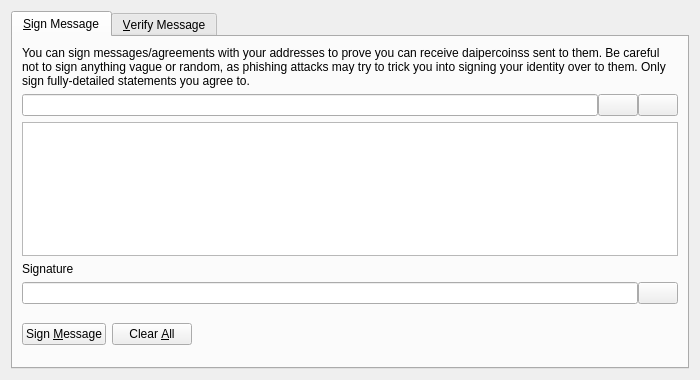
<?xml version="1.0" encoding="UTF-8"?>
<ui version="4.0">
 <class>SignVerifyMessageDialog</class>
 <widget class="QDialog" name="SignVerifyMessageDialog">
  <property name="geometry">
   <rect>
    <x>0</x>
    <y>0</y>
    <width>700</width>
    <height>380</height>
   </rect>
  </property>
  <property name="windowTitle">
   <string>Signatures - Sign / Verify a Message</string>
  </property>
  <property name="modal">
   <bool>true</bool>
  </property>
  <layout class="QVBoxLayout" name="verticalLayout">
   <item>
    <widget class="QTabWidget" name="tabWidget">
     <property name="currentIndex">
      <number>0</number>
     </property>
     <widget class="QWidget" name="tabSignMessage">
      <attribute name="title">
       <string>&amp;Sign Message</string>
      </attribute>
      <layout class="QVBoxLayout" name="verticalLayout_SM">
       <item>
        <widget class="QLabel" name="infoLabel_SM">
         <property name="text">
          <string>You can sign messages/agreements with your addresses to prove you can receive daipercoinss sent to them. Be careful not to sign anything vague or random, as phishing attacks may try to trick you into signing your identity over to them. Only sign fully-detailed statements you agree to.</string>
         </property>
         <property name="textFormat">
          <enum>Qt::PlainText</enum>
         </property>
         <property name="wordWrap">
          <bool>true</bool>
         </property>
        </widget>
       </item>
       <item>
        <layout class="QHBoxLayout" name="horizontalLayout_1_SM">
         <property name="spacing">
          <number>0</number>
         </property>
         <item>
          <widget class="QValidatedLineEdit" name="addressIn_SM">
           <property name="toolTip">
            <string>The Daipercoins address to sign the message with</string>
           </property>
          </widget>
         </item>
         <item>
          <widget class="QPushButton" name="addressBookButton_SM">
           <property name="toolTip">
            <string>Choose previously used address</string>
           </property>
           <property name="text">
            <string/>
           </property>
           <property name="icon">
            <iconset resource="../bitcoin.qrc">
             <normaloff>:/icons/address-book</normaloff>:/icons/address-book</iconset>
           </property>
           <property name="shortcut">
            <string>Alt+A</string>
           </property>
           <property name="autoDefault">
            <bool>false</bool>
           </property>
          </widget>
         </item>
         <item>
          <widget class="QPushButton" name="pasteButton_SM">
           <property name="toolTip">
            <string>Paste address from clipboard</string>
           </property>
           <property name="text">
            <string/>
           </property>
           <property name="icon">
            <iconset resource="../bitcoin.qrc">
             <normaloff>:/icons/editpaste</normaloff>:/icons/editpaste</iconset>
           </property>
           <property name="shortcut">
            <string>Alt+P</string>
           </property>
           <property name="autoDefault">
            <bool>false</bool>
           </property>
          </widget>
         </item>
        </layout>
       </item>
       <item>
        <widget class="QPlainTextEdit" name="messageIn_SM">
         <property name="toolTip">
          <string>Enter the message you want to sign here</string>
         </property>
        </widget>
       </item>
       <item>
        <widget class="QLabel" name="signatureLabel_SM">
         <property name="text">
          <string>Signature</string>
         </property>
         <property name="textFormat">
          <enum>Qt::PlainText</enum>
         </property>
        </widget>
       </item>
       <item>
        <layout class="QHBoxLayout" name="horizontalLayout_2_SM">
         <property name="spacing">
          <number>0</number>
         </property>
         <item>
          <widget class="QLineEdit" name="signatureOut_SM">
           <property name="font">
            <font>
             <italic>true</italic>
            </font>
           </property>
           <property name="readOnly">
            <bool>true</bool>
           </property>
          </widget>
         </item>
         <item>
          <widget class="QPushButton" name="copySignatureButton_SM">
           <property name="toolTip">
            <string>Copy the current signature to the system clipboard</string>
           </property>
           <property name="text">
            <string/>
           </property>
           <property name="icon">
            <iconset resource="../bitcoin.qrc">
             <normaloff>:/icons/editcopy</normaloff>:/icons/editcopy</iconset>
           </property>
           <property name="autoDefault">
            <bool>false</bool>
           </property>
          </widget>
         </item>
        </layout>
       </item>
       <item>
        <layout class="QHBoxLayout" name="horizontalLayout_3_SM">
         <item>
          <widget class="QPushButton" name="signMessageButton_SM">
           <property name="toolTip">
            <string>Sign the message to prove you own this Daipercoins address</string>
           </property>
           <property name="text">
            <string>Sign &amp;Message</string>
           </property>
           <property name="icon">
            <iconset resource="../bitcoin.qrc">
             <normaloff>:/icons/edit</normaloff>:/icons/edit</iconset>
           </property>
           <property name="autoDefault">
            <bool>false</bool>
           </property>
          </widget>
         </item>
         <item>
          <widget class="QPushButton" name="clearButton_SM">
           <property name="toolTip">
            <string>Reset all sign message fields</string>
           </property>
           <property name="text">
            <string>Clear &amp;All</string>
           </property>
           <property name="icon">
            <iconset resource="../bitcoin.qrc">
             <normaloff>:/icons/remove</normaloff>:/icons/remove</iconset>
           </property>
           <property name="autoDefault">
            <bool>false</bool>
           </property>
          </widget>
         </item>
         <item>
          <spacer name="horizontalSpacer_1_SM">
           <property name="orientation">
            <enum>Qt::Horizontal</enum>
           </property>
           <property name="sizeHint" stdset="0">
            <size>
             <width>40</width>
             <height>48</height>
            </size>
           </property>
          </spacer>
         </item>
         <item>
          <widget class="QLabel" name="statusLabel_SM">
           <property name="font">
            <font>
             <weight>75</weight>
             <bold>true</bold>
            </font>
           </property>
           <property name="text">
            <string/>
           </property>
           <property name="wordWrap">
            <bool>true</bool>
           </property>
          </widget>
         </item>
         <item>
          <spacer name="horizontalSpacer_2_SM">
           <property name="orientation">
            <enum>Qt::Horizontal</enum>
           </property>
           <property name="sizeHint" stdset="0">
            <size>
             <width>40</width>
             <height>48</height>
            </size>
           </property>
          </spacer>
         </item>
        </layout>
       </item>
      </layout>
     </widget>
     <widget class="QWidget" name="tabVerifyMessage">
      <attribute name="title">
       <string>&amp;Verify Message</string>
      </attribute>
      <layout class="QVBoxLayout" name="verticalLayout_VM">
       <item>
        <widget class="QLabel" name="infoLabel_VM">
         <property name="text">
          <string>Enter the receiver's address, message (ensure you copy line breaks, spaces, tabs, etc. exactly) and signature below to verify the message. Be careful not to read more into the signature than what is in the signed message itself, to avoid being tricked by a man-in-the-middle attack. Note that this only proves the signing party receives with the address, it cannot prove sendership of any transaction!</string>
         </property>
         <property name="textFormat">
          <enum>Qt::PlainText</enum>
         </property>
         <property name="alignment">
          <set>Qt::AlignLeading|Qt::AlignLeft|Qt::AlignTop</set>
         </property>
         <property name="wordWrap">
          <bool>true</bool>
         </property>
        </widget>
       </item>
       <item>
        <layout class="QHBoxLayout" name="horizontalLayout_1_VM">
         <property name="spacing">
          <number>0</number>
         </property>
         <item>
          <widget class="QValidatedLineEdit" name="addressIn_VM">
           <property name="toolTip">
            <string>The Daipercoins address the message was signed with</string>
           </property>
          </widget>
         </item>
         <item>
          <widget class="QPushButton" name="addressBookButton_VM">
           <property name="toolTip">
            <string>Choose previously used address</string>
           </property>
           <property name="text">
            <string/>
           </property>
           <property name="icon">
            <iconset resource="../bitcoin.qrc">
             <normaloff>:/icons/address-book</normaloff>:/icons/address-book</iconset>
           </property>
           <property name="shortcut">
            <string>Alt+A</string>
           </property>
           <property name="autoDefault">
            <bool>false</bool>
           </property>
          </widget>
         </item>
        </layout>
       </item>
       <item>
        <widget class="QPlainTextEdit" name="messageIn_VM"/>
       </item>
       <item>
        <widget class="QValidatedLineEdit" name="signatureIn_VM"/>
       </item>
       <item>
        <layout class="QHBoxLayout" name="horizontalLayout_2_VM">
         <item>
          <widget class="QPushButton" name="verifyMessageButton_VM">
           <property name="toolTip">
            <string>Verify the message to ensure it was signed with the specified Daipercoins address</string>
           </property>
           <property name="text">
            <string>Verify &amp;Message</string>
           </property>
           <property name="icon">
            <iconset resource="../bitcoin.qrc">
             <normaloff>:/icons/transaction_0</normaloff>:/icons/transaction_0</iconset>
           </property>
           <property name="autoDefault">
            <bool>false</bool>
           </property>
          </widget>
         </item>
         <item>
          <widget class="QPushButton" name="clearButton_VM">
           <property name="toolTip">
            <string>Reset all verify message fields</string>
           </property>
           <property name="text">
            <string>Clear &amp;All</string>
           </property>
           <property name="icon">
            <iconset resource="../bitcoin.qrc">
             <normaloff>:/icons/remove</normaloff>:/icons/remove</iconset>
           </property>
           <property name="autoDefault">
            <bool>false</bool>
           </property>
          </widget>
         </item>
         <item>
          <spacer name="horizontalSpacer_1_VM">
           <property name="orientation">
            <enum>Qt::Horizontal</enum>
           </property>
           <property name="sizeHint" stdset="0">
            <size>
             <width>40</width>
             <height>48</height>
            </size>
           </property>
          </spacer>
         </item>
         <item>
          <widget class="QLabel" name="statusLabel_VM">
           <property name="font">
            <font>
             <weight>75</weight>
             <bold>true</bold>
            </font>
           </property>
           <property name="text">
            <string/>
           </property>
           <property name="wordWrap">
            <bool>true</bool>
           </property>
          </widget>
         </item>
         <item>
          <spacer name="horizontalSpacer_2_VM">
           <property name="orientation">
            <enum>Qt::Horizontal</enum>
           </property>
           <property name="sizeHint" stdset="0">
            <size>
             <width>40</width>
             <height>48</height>
            </size>
           </property>
          </spacer>
         </item>
        </layout>
       </item>
      </layout>
     </widget>
    </widget>
   </item>
  </layout>
 </widget>
 <customwidgets>
  <customwidget>
   <class>QValidatedLineEdit</class>
   <extends>QLineEdit</extends>
   <header>qt/qvalidatedlineedit.h</header>
  </customwidget>
 </customwidgets>
 <resources>
  <include location="../bitcoin.qrc"/>
 </resources>
 <connections/>
</ui>
